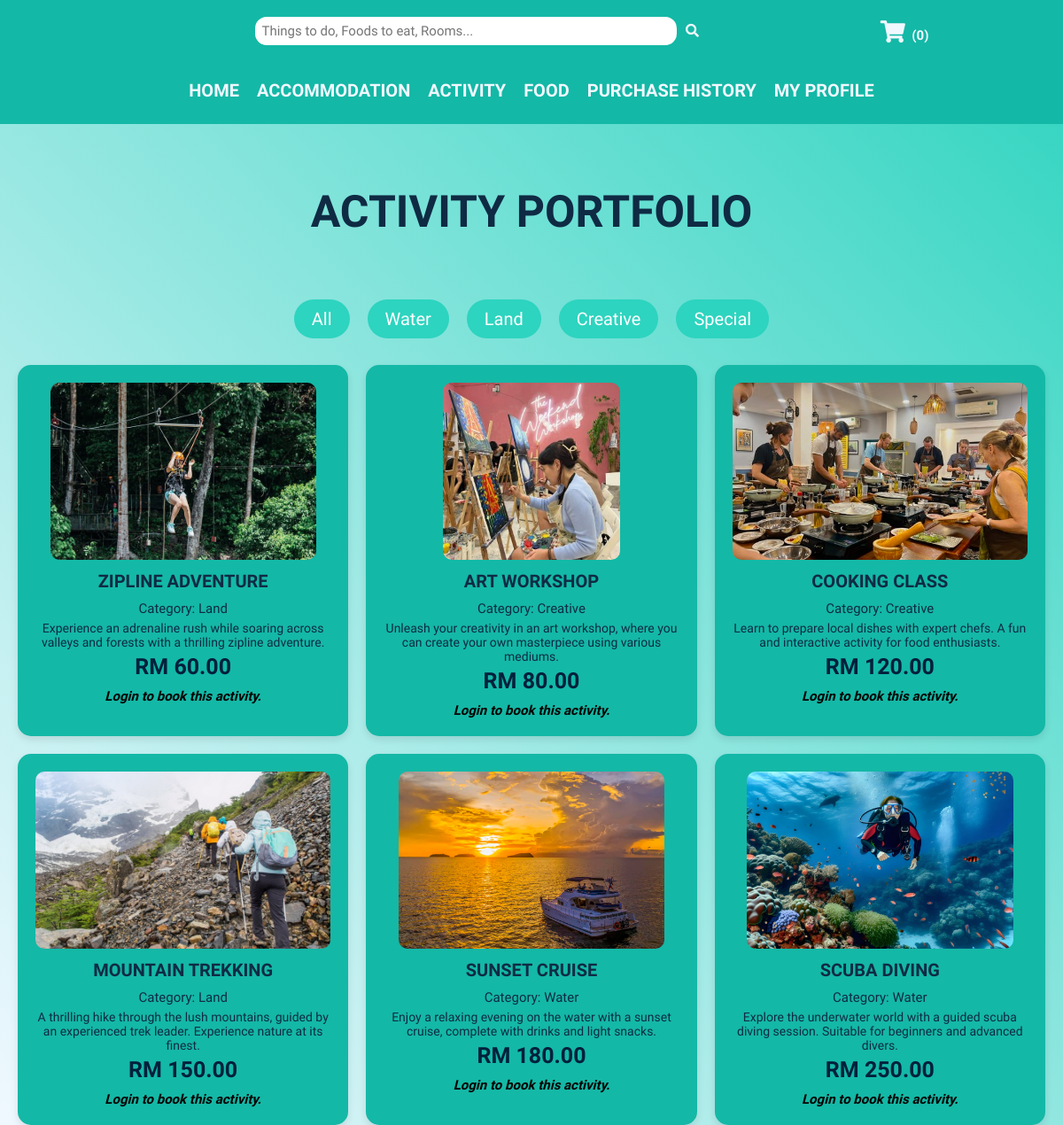
Screenshot of /MODULES/ACTIVITY_MODULE/activityList.php with the database file from the repository.
### tables this page shows
CREATE TABLE `activity_category` (
  `categoryID` int(11) NOT NULL,
  `categoryName` varchar(255) NOT NULL COMMENT '1:Water 2:Land 3:Creative 4:Special'
);

CREATE TABLE `activity` (
  `activityID` int(11) NOT NULL,
  `activityName` varchar(255) NOT NULL,
  `activityImg` varchar(255) NOT NULL,
  `activityCategory` int(11) NOT NULL,
  `activityDesc` varchar(1000) NOT NULL,
  `activityPrice` decimal(8,2) NOT NULL
);

### MODULES/ACTIVITY_MODULE/activityList.php (the view, shortened to what this page needs)
<?php
include("../../../SMMS/CONFIG/config.php");
$activityDetails = null;
$categoryQuery = "SELECT * FROM activity_category";
$categoryResult = mysqli_query($conn, $categoryQuery);
?>
<!DOCTYPE html>
<html lang="en">
<head>
    <link rel="stylesheet" href="https://cdnjs.cloudflare.com/ajax/libs/font-awesome/5.15.4/css/all.min.css">
    <link rel="stylesheet" href="../../../SMMS/CSS/MISC/utils.css">
    <link rel="stylesheet" href="../../../SMMS/CSS/MISC/headerBanner.css">
    <link rel="stylesheet" href="../../../SMMS/CSS/MISC/topNav.css">
    <link rel="stylesheet" href="../../../SMMS/CSS/MISC/topHeader.css">
    <link rel="stylesheet" href="../../../SMMS/CSS/USER/activity.css">
  </head>
<body>
<?php include '../../INCLUDES/topHeader.php'; ?>
<?php include '../../INCLUDES/userNav.php'; ?>
<section class="product">
    <h1 id="section-title">ACTIVITY PORTFOLIO</h1>
    <div class="category-container">
        <a id="category-link" href="activityList.php?cat=0" class="category-link">All</a>
        <?php
        if ($categoryResult && mysqli_num_rows($categoryResult) > 0) {
            while ($category = mysqli_fetch_assoc($categoryResult)) {
                echo '<a id="category-link" href="activityList.php?cat=' . $category['categoryID'] . '" class="category-link">' . htmlspecialchars($category['categoryName']) . '</a>';
            }
        } else {
            echo '<p id="no-category-link">No categories found.</p>';
        }
        ?>
    </div>
    <div class="product-container">
        <?php
        if ($activityDetails) {
            $imageURL = BASE_URL . '/' . $activityDetails['activityImg'];
            ?>
            <div class="centered-card">
                <div id="product-card" class="product-card">
                    <img id="product-card-img" src="<?php echo $imageURL; ?>" alt="<?php echo htmlspecialchars($activityDetails["activityName"]); ?>">
                    <h3 id="product-card-name"><?php echo htmlspecialchars($activityDetails["activityName"]); ?></h3>
                    <p id="product-card-category">Category: <?php echo htmlspecialchars($activityDetails["categoryName"]); ?></p>
                    <p id="product-card-desc"><?php echo htmlspecialchars($activityDetails["activityDesc"]); ?></p>
                    <p id="product-card-price">RM <?php echo htmlspecialchars($activityDetails["activityPrice"]); ?></p>
                    <?php if (isset($_SESSION['UID'])): ?>
                        <form id="cart-amount-input" method="post" action="../../MODULES/RESERVATION_MODULE/activity_cart_action.php?action=add&id=<?php echo htmlspecialchars($activityDetails['activityID']); ?>">
                            <input type="hidden" name="activityID" value="<?php echo htmlspecialchars($activityDetails['activityID']); ?>">
                            <input type="hidden" name="activityName" value="<?php echo htmlspecialchars($activityDetails['activityName']); ?>">
                            <input type="hidden" name="activityPrice" value="<?php echo htmlspecialchars($activityDetails['activityPrice']); ?>">
                            <label for="pax-<?php echo htmlspecialchars($activityDetails['activityID']); ?>">Number of Pax:</label>
                            <input type="number" id="pax-<?php echo htmlspecialchars($activityDetails['activityID']); ?>" name="quantity" min="1" value="1" required>
                            <button type="submit">
                                <i class="fa fa-calendar"></i> Book Now
                            </button>
                        </form><br>
                        <form method="POST" action="../WISHLIST_MODULE/wishlist.php">
                            <input type="hidden" name="itemType" value="activity">
                            <input type="hidden" name="itemID" value="<?php echo htmlspecialchars($activityDetails['activityID']); ?>">
                            <input type="hidden" name="itemName" value="<?php echo htmlspecialchars($activityDetails['activityName']); ?>">
                            <input type="hidden" name="itemPrice" value="<?php echo htmlspecialchars($activityDetails['activityPrice']); ?>">
                            <input type="hidden" name="itemImg" value="<?php echo htmlspecialchars($activityDetails['activityImg']); ?>">
                            <button type="submit" class="wishlist-button">
                                <i class="fa fa-heart"></i> Add to Wishlist
                            </button>
                        </form>
                    <?php else: ?>
                        <h2><i>Login to book this activity.</i></h2>
                    <?php endif; ?>
                </div>
            </div>
            <?php
        } else {
            $activityQuery = "SELECT a.*, c.categoryName
                              FROM activity a
                              JOIN activity_category c ON a.activityCategory = c.categoryID";
            $activityQuery .= " ORDER BY a.activityPrice ASC";
            $activityResult = mysqli_query($conn, $activityQuery);
            if ($activityResult && mysqli_num_rows($activityResult) > 0) {
                while ($activity = mysqli_fetch_assoc($activityResult)) {
                    $imageURL = BASE_URL . '/' . $activity['activityImg'];
                    ?>
                    <div id="product-card" class="product-card">
                        <img id="product-card-img" src="<?php echo $imageURL; ?>" alt="<?php echo htmlspecialchars($activity["activityName"]); ?>">
                        <h3 id="product-card-name"><?php echo htmlspecialchars($activity["activityName"]); ?></h3>
                        <p id="product-card-category">Category: <?php echo htmlspecialchars($activity["categoryName"]); ?></p>
                        <p id="product-card-desc"><?php echo htmlspecialchars($activity["activityDesc"]); ?></p>
                        <p id="product-card-price">RM <?php echo htmlspecialchars($activity["activityPrice"]); ?></p>
                        <?php if (isset($_SESSION['UID'])): ?>
                            <form id="cart-amount-input" method="post" action="../../MODULES/RESERVATION_MODULE/activity_cart_action.php?action=add&id=<?php echo htmlspecialchars($activity['activityID']); ?>">
                                <input type="hidden" name="activityID" value="<?php echo htmlspecialchars($activity['activityID']); ?>">
                                <input type="hidden" name="activityName" value="<?php echo htmlspecialchars($activity['activityName']); ?>">
                                <input type="hidden" name="activityPrice" value="<?php echo htmlspecialchars($activity['activityPrice']); ?>">
                                <label for="pax-<?php echo htmlspecialchars($activity['activityID']); ?>">Number of Pax:</label>
                                <input type="number" id="pax-<?php echo htmlspecialchars($activity['activityID']); ?>" name="quantity" min="1" value="1" required>
                                <button type="submit">
                                    <i class="fa fa-calendar"></i> Book Now
                                </button>
                            </form><br>
                            <form method="POST" action="../WISHLIST_MODULE/wishlist.php">
                                <input type="hidden" name="itemType" value="activity">
                                <input type="hidden" name="itemID" value="<?php echo htmlspecialchars($activity['activityID']); ?>">
                                <input type="hidden" name="itemName" value="<?php echo htmlspecialchars($activity['activityName']); ?>">
                                <input type="hidden" name="itemPrice" value="<?php echo htmlspecialchars($activity['activityPrice']); ?>">
                                <input type="hidden" name="itemImg" value="<?php echo htmlspecialchars($activity['activityImg']); ?>">
                                <button type="submit" class="wishlist-button">
                                    <i class="fa fa-heart"></i> Add to Wishlist
                                </button>
                            </form><br>
                        <?php else: ?>
                            <h2><i>Login to book this activity.</i></h2>
                        <?php endif; ?>
                    </div>
                    <?php
                }
            } else {
                echo '<p id="product-not-found">No activities found for this category.</p>';
            }
        }
        ?>
    </div>
</section>
</body>
</html>

### CSS/MISC/utils.css (style rules this page uses)
:root { --teal-100: #ccfbf1; --teal-200: #99f6e4; --teal-300: #5eead4; --teal-400: #2dd4bf; --teal-500: #14b8a6; --jade-100: #19d6aa; --jade-200: #14ba93; --jade-300: #109e7d; --jade-400: #0b8468; --jade-500: #076a53; --black: #070504; --black-shadow: 0px 4px 4px rgba(0, 0, 0, 0.25); --aliceblue: #f0f8ff; }
* { font-family: 'Quicksand', sans-serif; margin: 0; padding: 0; box-sizing: border-box; outline: none; border: none; text-decoration: none; }
html { font-size: 62.5%; overflow-x: hidden; background-color: var(--teal-100); }

### CSS/USER/activity.css (style rules this page uses)
* { box-sizing: border-box; }
:root { --gradient: linear-gradient(45deg, #f0f8ff, #2dd4bf); --card: #109e7d; }
body { background: var(--gradient); color: #ffffff; color: #050303; font-family: "Poppins"; }
#section-title { margin-top: 7rem; margin-bottom: 7rem; text-align: center; font-size: 5rem; font-weight: bold; color: #0f2b44; }
.category-container { display: flex; justify-content: center; flex-wrap: wrap; gap: 20px; margin-bottom: 3rem; }
.category-link { text-decoration: none; background: #2dd4bf; color: #fff; padding: 10px 20px; border-radius: 25px; transition: background-color 0.3s ease, transform 0.3s ease; font-size: 2rem; }
.product-container { display: grid; grid-template-columns: repeat(auto-fit, minmax(300px, 1fr)); gap: 20px; padding: 0 2rem; }
.product-card { background: #14b8a6; border-radius: 15px; box-shadow: 0 4px 8px rgba(0, 0, 0, 0.1); overflow: hidden; text-align: center; padding: 20px; transition: transform 0.3s ease, box-shadow 0.3s ease; }
#product-card-img { max-width: 100%; height: 200px; object-fit: cover; border-radius: 10px; }
#product-card-name, #activity-card-name { font-size: 2rem; font-weight: bold; color: #0f2b44; margin: 1rem 0; text-transform: uppercase; }
#product-card-category { font-size: 1.5rem; color: #0f2b44; margin-bottom: 0.5rem; }
#product-card-desc { font-size: 1.4rem; color: #0f2b44; margin-bottom: 0.5rem; }
#product-card-price { font-size: 2.5rem; font-weight: bold; color: #00203c; margin-bottom: 1rem; }

### rows the page displays
activity_category: categoryName "Water"
activity_category: categoryName "Land"
activity_category: categoryName "Creative"
activity_category: categoryName "Special"
activity: activityImg (picture), activityName "ZIPLINE ADVENTURE", activityCategory.categoryName "Land", activityDesc "Experience an adrenaline rush while soaring across valleys and forests with a thrilling zipline adventure.", activityPrice "60.00"
activity: activityImg (picture), activityName "ART WORKSHOP", activityCategory.categoryName "Creative", activityDesc "Unleash your creativity in an art workshop, where you can create your own masterpiece using various mediums.", activityPrice "80.00"
activity: activityImg (picture), activityName "COOKING CLASS", activityCategory.categoryName "Creative", activityDesc "Learn to prepare local dishes with expert chefs. A fun and interactive activity for food enthusiasts.", activityPrice "120.00"
activity: activityImg (picture), activityName "MOUNTAIN TREKKING", activityCategory.categoryName "Land", activityDesc "A thrilling hike through the lush mountains, guided by an experienced trek leader. Experience nature at its finest.", activityPrice "150.00"
activity: activityImg (picture), activityName "SUNSET CRUISE", activityCategory.categoryName "Water", activityDesc "Enjoy a relaxing evening on the water with a sunset cruise, complete with drinks and light snacks.", activityPrice "180.00"
activity: activityImg (picture), activityName "SCUBA DIVING", activityCategory.categoryName "Water", activityDesc "Explore the underwater world with a guided scuba diving session. Suitable for beginners and advanced divers.", activityPrice "250.00"
